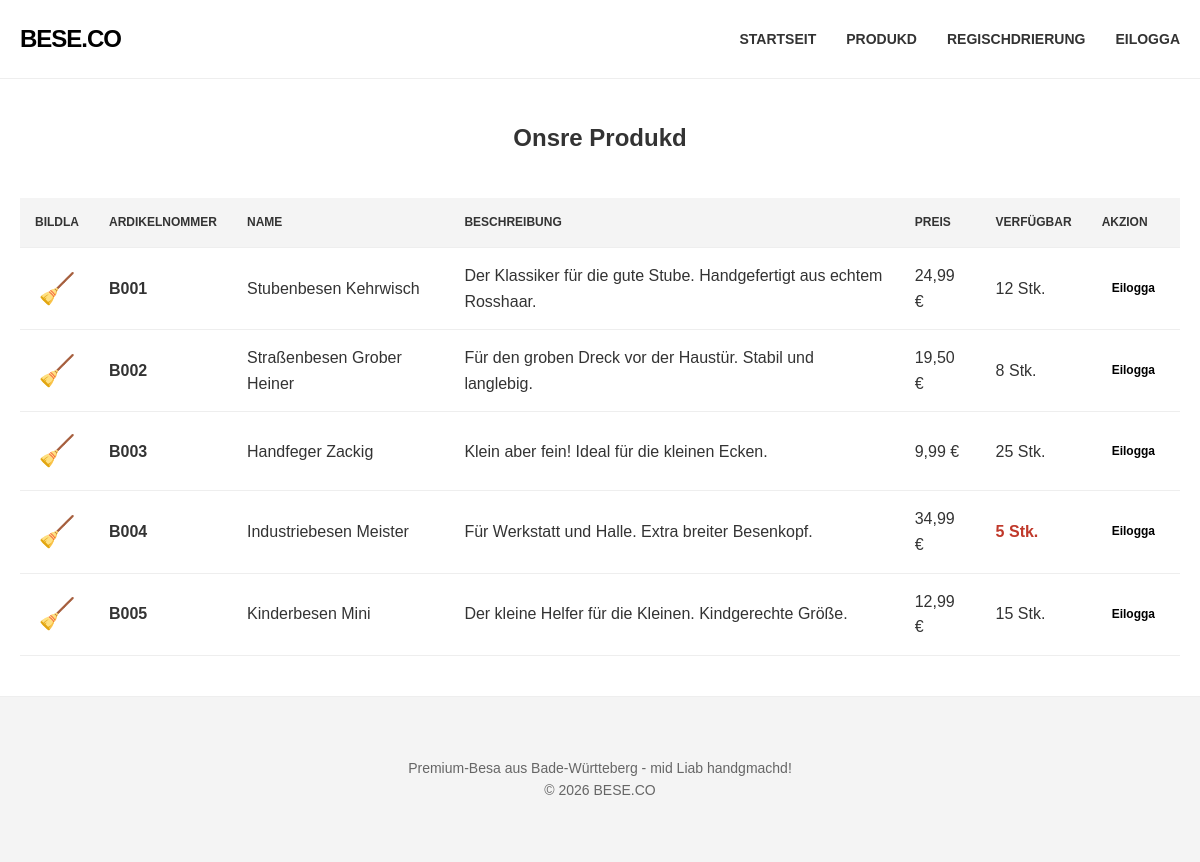
/products.php, run on the app's committed database.
### tables this page shows
CREATE TABLE products (
    id INT AUTO_INCREMENT PRIMARY KEY,
    product_number VARCHAR(20) UNIQUE NOT NULL,
    name VARCHAR(100) NOT NULL,
    description TEXT,
    price DECIMAL(10, 2) NOT NULL,
    stock INT DEFAULT 0
);

### products.php (the view)
<?php
include 'header.php';
$products = [];
if ($pdo) {
    $stmt = $pdo->query("SELECT * FROM products");
    $products = $stmt->fetchAll();
} else {
    echo "<p style='color:red; text-align:center;'>Databankverbindung fählgschlaga! Bitte database.sql en phpMyAdmin importiera.</p>";
}
?>
<section class="container">
    <h2 style="margin: 40px 0; text-align: center;">Onsre Produkd</h2>
    <?php if (!empty($products)): ?>
    <table>
        <thead>
            <tr>
                <th>Bildla</th>
                <th>Ardikelnommer</th>
                <th>Name</th>
                <th>Beschreibung</th>
                <th>Preis</th>
                <th>Verfügbar</th>
                <th>Akzion</th>
            </tr>
        </thead>
        <tbody>
            <?php foreach ($products as $p): ?>
            <tr>
                <td style="font-size: 30px; text-align: center;">&#129529;</td>
                <td><strong><?php echo htmlspecialchars($p['product_number']); ?></strong></td>
                <td><?php echo htmlspecialchars($p['name']); ?></td>
                <td><?php echo htmlspecialchars($p['description']); ?></td>
                <td><?php echo number_format($p['price'], 2, ',', '.'); ?> &euro;</td>
                <td>
                    <?php if ($p['stock'] <= 0): ?>
                        <span style="color: #c0392b; font-weight: bold;">Ausverkaufd</span>
                    <?php elseif ($p['stock'] <= 5): ?>
                        <span style="color: #c0392b; font-weight: bold;"><?php echo $p['stock']; ?> Stk.</span>
                    <?php else: ?>
                        <?php echo $p['stock']; ?> Stk.
                    <?php endif; ?>
                </td>
                <td>
                    <?php if (isset($_SESSION['customer_id'])): ?>
                        <form action="cart.php" method="POST" style="display:inline; max-width:none; margin:0; padding:0; background:none;">
                            <input type="hidden" name="action" value="add">
                            <input type="hidden" name="product_id" value="<?php echo $p['id']; ?>">
                            <input type="hidden" name="menge" value="1">
                            <button type="submit" class="btn btn-cart-add">En da Warakorb</button>
                        </form>
                    <?php else: ?>
                        <a href="login.php" class="btn" style="padding: 5px 10px; font-size: 12px;">Eilogga</a>
                    <?php endif; ?>
                </td>
            </tr>
            <?php endforeach; ?>
        </tbody>
    </table>
    <?php endif; ?>
</section>
<?php include 'footer.php'; ?>

### header.php (shortened to what this page needs)
<!DOCTYPE html>
<html lang="de">
<head>
    <link rel="stylesheet" href="style.css">
</head>
<body>
    <header>
        <nav class="container">
            <div class="logo">
                <a href="index.php">BESE.CO</a>
            </div>
            <ul class="nav-links">
                <li><a href="index.php">Startseit</a></li>
                <li><a href="products.php">Produkd</a></li>
                <?php if (isset($_SESSION['customer_id'])): ?>
                    <?php $cart_count = isset($_SESSION['cart']) ? array_sum($_SESSION['cart']) : 0; ?>
                    <li><a href="cart.php">Warakorb<?php if ($cart_count > 0): ?> <span class="cart-badge"><?php echo $cart_count; ?></span><?php endif; ?></a></li>
                    <li><a href="order.php">Bschdella</a></li>
                    <li><a href="my_orders.php">Mei Bschdellonga</a></li>
                    <li><a href="logout.php">Abmolda (<?php echo htmlspecialchars($_SESSION['customer_name']); ?>)</a></li>
                <?php else: ?>
                    <li><a href="register.php">Regischdrierung</a></li>
                    <li><a href="login.php">Eilogga</a></li>
                <?php endif; ?>
            </ul>
        </nav>
    </header>
    <main>

### footer.php
    </main>
    <footer>
        <div class="container">
            <p>Premium-Besa aus Bade-Württeberg - mid Liab handgmachd!</p>
            <p>&copy; <?php echo date('Y'); ?> BESE.CO</p>
        </div>
    </footer>
</body>
</html>

### style.css (style rules this page uses)
:root { --primary: #000; --background: #fff; --text: #333; --muted: #666; --gray-light: #f4f4f4; --radius: 8px; }
* { box-sizing: border-box; margin: 0; padding: 0; }
body { font-family: Arial, Helvetica, sans-serif; line-height: 1.6; color: var(--text); background: var(--background); }
.container { max-width: 1200px; margin: 0 auto; padding: 0 20px; }
header { background: #fff; border-bottom: 1px solid #eee; padding: 20px 0; position: sticky; top: 0; z-index: 100; }
nav { display: flex; justify-content: space-between; align-items: center; }
.logo a { font-weight: 900; font-size: 24px; text-decoration: none; color: var(--primary); letter-spacing: -1px; }
.nav-links { display: flex; list-style: none; gap: 30px; }
.nav-links a { text-decoration: none; color: var(--text); font-weight: 600; font-size: 14px; text-transform: uppercase; transition: color 0.3s; }
.btn { display: inline-block; background: #fff; color: #000; padding: 15px 40px; border-radius: 50px; text-decoration: none; font-weight: bold; transition: transform 0.3s; }
table { width: 100%; border-collapse: collapse; margin: 40px 0; }
table th, table td { padding: 15px; text-align: left; border-bottom: 1px solid #eee; }
table th { background: var(--gray-light); text-transform: uppercase; font-size: 12px; }
footer { padding: 60px 0; border-top: 1px solid #eee; background: var(--gray-light); text-align: center; color: var(--muted); font-size: 14px; }

### data on the page
products: product_number "B001", name "Stubenbesen Kehrwisch", description "Der Klassiker für die gute Stube. Handgefertigt aus echtem Rosshaar.", price "24,99", stock "12"
products: product_number "B002", name "Straßenbesen Grober Heiner", description "Für den groben Dreck vor der Haustür. Stabil und langlebig.", price "19,50", stock "8"
products: product_number "B003", name "Handfeger Zackig", description "Klein aber fein! Ideal für die kleinen Ecken.", price "9,99", stock "25"
products: product_number "B004", name "Industriebesen Meister", description "Für Werkstatt und Halle. Extra breiter Besenkopf.", price "34,99", stock "5"
products: product_number "B005", name "Kinderbesen Mini", description "Der kleine Helfer für die Kleinen. Kindgerechte Größe.", price "12,99", stock "15"
